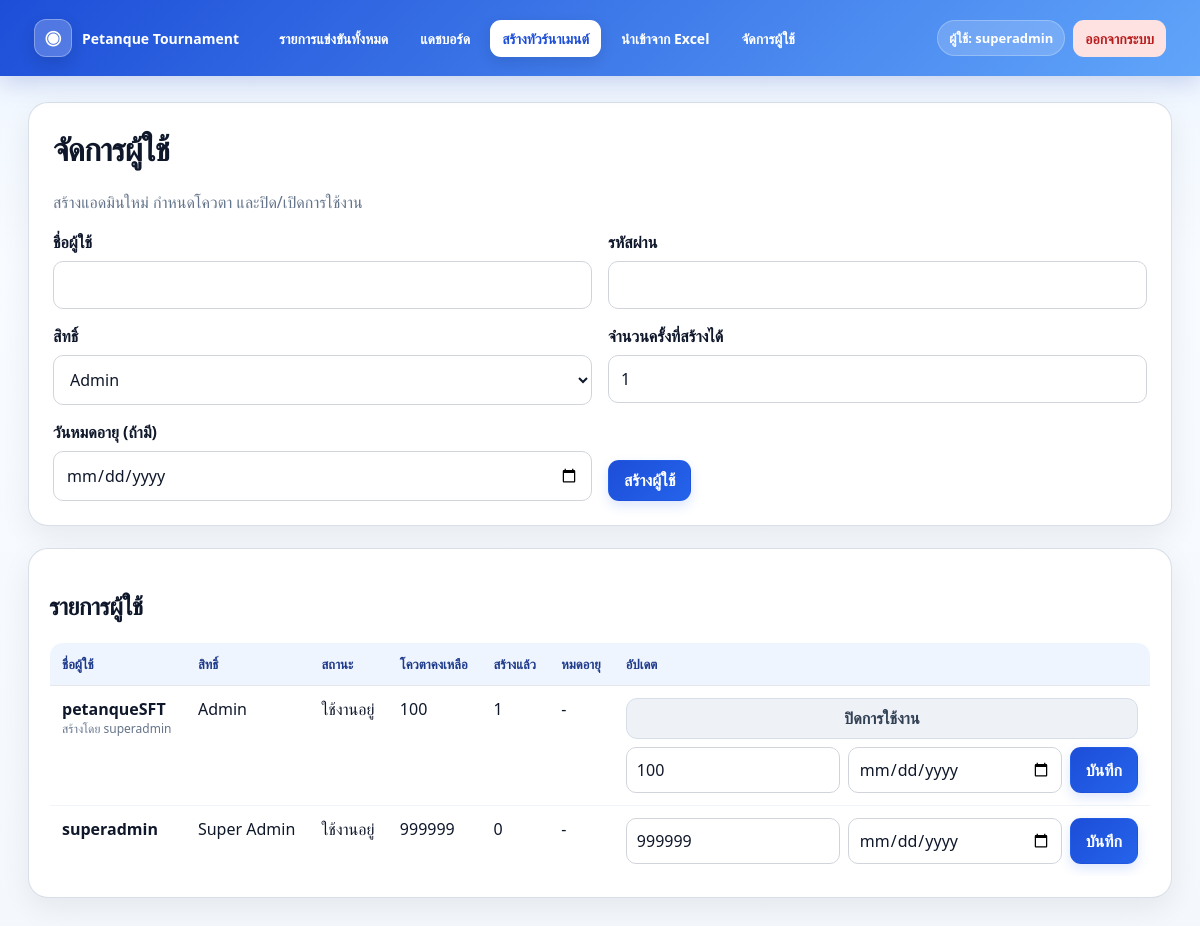
The app's page /users (signed in) with its own data.
### tables this page shows
CREATE TABLE users (
            id INTEGER PRIMARY KEY AUTOINCREMENT,
            username TEXT UNIQUE NOT NULL,
            password_hash TEXT NOT NULL,
            role TEXT NOT NULL CHECK(role IN ('super_admin', 'admin')),
            created_by INTEGER,
            is_active INTEGER NOT NULL DEFAULT 1,
            create_quota INTEGER NOT NULL DEFAULT 0,
            created_count INTEGER NOT NULL DEFAULT 0,
            expires_at TEXT,
            created_at TEXT NOT NULL,
            updated_at TEXT NOT NULL,
            FOREIGN KEY(created_by) REFERENCES users(id)
        );

### app.py (the view, shortened to what this page needs)
@app.route("/users", methods=["GET", "POST"])
@role_required("super_admin")
def manage_users():
    db = get_db()
    users = db.execute(
        """
        SELECT u.*, c.username AS creator_name
        FROM users u LEFT JOIN users c ON c.id = u.created_by
        ORDER BY u.id DESC
        """
    ).fetchall()
    return render_template("users.html", users=users)

### app.py (called while the page is built)
def table_exists(db, table_name):
    if isinstance(db, PostgresConnection):
        row = db.execute(
            "SELECT table_name FROM information_schema.tables WHERE table_schema = current_schema() AND table_name = ?",
            (table_name,),
        ).fetchone()
        return row is not None
    row = db.execute(
        "SELECT name FROM sqlite_master WHERE type = 'table' AND name = ?",
        (table_name,),
    ).fetchone()
    return row is not None

def table_columns(db, table_name):
    if isinstance(db, PostgresConnection):
        rows = db.execute(
            "SELECT column_name FROM information_schema.columns WHERE table_schema = current_schema() AND table_name = ?",
            (table_name,),
        ).fetchall()
        return {row["column_name"] for row in rows}
    return {row[1] for row in db.execute(f"PRAGMA table_info({table_name})").fetchall()}

def get_db():
    if "db" not in g:
        if DATABASE_URL:
            g.db = PostgresConnection(DATABASE_URL)
            if not table_exists(g.db, "tournament_rounds"):
                init_db(g.db)
                migrate_sqlite_data(DATABASE, g.db)
            else:
                ensure_runtime_schema(g.db)
        else:
            g.db = sqlite3.connect(DATABASE)
            g.db.row_factory = sqlite3.Row
            ensure_runtime_schema(g.db)
    return g.db

def current_user():
    uid = session.get("user_id")
    if not uid:
        return None
    return get_db().execute("SELECT * FROM users WHERE id = ?", (uid,)).fetchone()

def role_required(*roles):
    def decorator(view):
        @wraps(view)
        def wrapped(*args, **kwargs):
            user = current_user()
            if not user:
                flash("กรุณาเข้าสู่ระบบก่อน", "error")
                return redirect(url_for("login"))
            if user["role"] not in roles:
                flash("คุณไม่มีสิทธิ์ใช้งานหน้านี้", "error")
                return redirect(url_for("dashboard"))
            return view(*args, **kwargs)
        return wrapped
    return decorator

@app.context_processor
def inject_user():
    return {
        "current_user": current_user(),
        "competition_type_label": competition_type_label,
        "group_label": group_label,
        "stage_can_edit": stage_is_editable,
    }

### templates/users.html (shortened to what this page needs)
{% extends "base.html" %}
{% block content %}
<div class="page-grid">
    <div class="card" style="padding:24px;">
        <h1 style="margin-top:0;">จัดการผู้ใช้</h1>
        <p class="muted-text">สร้างแอดมินใหม่ กำหนดโควตา และปิด/เปิดการใช้งาน</p>
        <form method="post" style="display:grid; grid-template-columns:repeat(2, minmax(220px, 1fr)); gap:16px; margin-top:18px;">
            <div>
                <label style="display:block; font-weight:700; margin-bottom:8px;">ชื่อผู้ใช้</label>
                <input type="text" name="username" required style="width:100%; padding:12px; border:1px solid #d1d5db; border-radius:10px;">
            </div>
            <div>
                <label style="display:block; font-weight:700; margin-bottom:8px;">รหัสผ่าน</label>
                <input type="text" name="password" required style="width:100%; padding:12px; border:1px solid #d1d5db; border-radius:10px;">
            </div>
            <div>
                <label style="display:block; font-weight:700; margin-bottom:8px;">สิทธิ์</label>
                <select name="role" style="width:100%; padding:12px; border:1px solid #d1d5db; border-radius:10px;">
                    <option value="admin">Admin</option>
                </select>
            </div>
            <div>
                <label style="display:block; font-weight:700; margin-bottom:8px;">จำนวนครั้งที่สร้างได้</label>
                <input type="number" name="create_quota" min="0" value="1" style="width:100%; padding:12px; border:1px solid #d1d5db; border-radius:10px;">
            </div>
            <div>
                <label style="display:block; font-weight:700; margin-bottom:8px;">วันหมดอายุ (ถ้ามี)</label>
                <input type="date" name="expires_at" style="width:100%; padding:12px; border:1px solid #d1d5db; border-radius:10px;">
            </div>
            <div style="display:flex; align-items:end;">
                <button type="submit" class="btn btn-primary">สร้างผู้ใช้</button>
            </div>
        </form>
    </div>
    <div class="card" style="padding:20px;">
        <h2 class="section-title">รายการผู้ใช้</h2>
        {% if users %}
        <div style="overflow-x:auto;">
            <table style="border-collapse:collapse;">
                <thead>
                    <tr>
                        <th style="text-align:left; padding:12px; border-bottom:1px solid #e5e7eb;">ชื่อผู้ใช้</th>
                        <th style="text-align:left; padding:12px; border-bottom:1px solid #e5e7eb;">สิทธิ์</th>
                        <th style="text-align:left; padding:12px; border-bottom:1px solid #e5e7eb;">สถานะ</th>
                        <th style="text-align:left; padding:12px; border-bottom:1px solid #e5e7eb;">โควตาคงเหลือ</th>
                        <th style="text-align:left; padding:12px; border-bottom:1px solid #e5e7eb;">สร้างแล้ว</th>
                        <th style="text-align:left; padding:12px; border-bottom:1px solid #e5e7eb;">หมดอายุ</th>
                        <th style="text-align:left; padding:12px; border-bottom:1px solid #e5e7eb;">อัปเดต</th>
                    </tr>
                </thead>
                <tbody>
                    {% for user in users %}
                    <tr>
                        <td style="padding:12px; border-bottom:1px solid #f1f5f9;">
                            <strong>{{ user.username }}</strong>
                            {% if user.creator_name %}
                            <div class="muted-text" style="font-size:12px;">สร้างโดย {{ user.creator_name }}</div>
                            {% endif %}
                        </td>
                        <td style="padding:12px; border-bottom:1px solid #f1f5f9;">
                            {{ 'Super Admin' if user.role == 'super_admin' else 'Admin' }}
                        </td>
                        <td style="padding:12px; border-bottom:1px solid #f1f5f9;">
                            {% if user.is_active %}ใช้งานอยู่{% else %}ปิดใช้งาน{% endif %}
                        </td>
                        <td style="padding:12px; border-bottom:1px solid #f1f5f9;">{{ user.create_quota }}</td>
                        <td style="padding:12px; border-bottom:1px solid #f1f5f9;">{{ user.created_count }}</td>
                        <td style="padding:12px; border-bottom:1px solid #f1f5f9;">{{ user.expires_at or '-' }}</td>
                        <td style="padding:12px; border-bottom:1px solid #f1f5f9;">
                            <div style="display:flex; flex-direction:column; gap:8px; min-width:230px;">
                                {% if user.role != 'super_admin' %}
                                <form method="post" action="{{ url_for('toggle_user', user_id=user.id) }}">
                                    <button type="submit" class="btn btn-secondary" style="width:100%;">
                                        {% if user.is_active %}ปิดการใช้งาน{% else %}เปิดการใช้งาน{% endif %}
                                    </button>
                                </form>
                                {% endif %}
                                <form method="post" action="{{ url_for('update_user_quota', user_id=user.id) }}" style="display:flex; gap:8px; flex-wrap:wrap;">
                                    <input type="number" name="create_quota" min="0" value="{{ user.create_quota }}"
                                           style="flex:1; min-width:90px; padding:10px; border:1px solid #d1d5db; border-radius:10px;">
                                    <input type="date" name="expires_at" value="{{ user.expires_at or '' }}"
                                           style="flex:1; min-width:120px; padding:10px; border:1px solid #d1d5db; border-radius:10px;">
                                    <button type="submit" class="btn btn-primary">บันทึก</button>
                                </form>
                            </div>
                        </td>
                    </tr>
                    {% endfor %}
                </tbody>
            </table>
        </div>
        {% else %}
        <div class="empty-state">ยังไม่มีผู้ใช้</div>
        {% endif %}
    </div>
</div>
{% endblock %}

### templates/base.html (shortened to what this page needs)
<!doctype html>
<html lang="th">
<head>
</head>
<body>
  <div class="nav">
    <a class="nav-brand" href="{{ url_for('home') }}"><span class="brand-badge">◉</span><span>Petanque Tournament</span></a>
    <a href="{{ url_for('home') }}">รายการแข่งขันทั้งหมด</a>
    {% if current_user %}
      <a href="{{ url_for('dashboard') }}">แดชบอร์ด</a>
      <a class="primary-link" href="{{ url_for('create_tournament') }}">สร้างทัวร์นาเมนต์</a>
      <a href="{{ url_for('import_events') }}">นำเข้าจาก Excel</a>
      {% if current_user['role'] == 'super_admin' %}
      <a href="{{ url_for('manage_users') }}">จัดการผู้ใช้</a>
      {% endif %}
      <span class="user-pill">ผู้ใช้: {{ current_user['username'] }}</span>
      <a class="logout-link" href="{{ url_for('logout') }}">ออกจากระบบ</a>
    {% else %}
      <span class="spacer"></span>
      <a class="primary-link" href="{{ url_for('login') }}">เข้าสู่ระบบ</a>
    {% endif %}
  </div>
  <div class="wrap">
    {% block content %}{% endblock %}
  </div>
</body>
</html>

### templates/base.html (style rules this page uses)
:root { --blue:#2563eb;--blue-dark:#1d4ed8;--sky:#60a5fa;--ink:#0f172a;--muted:#64748b;--line:#dbe3ef;--surface:#fff;--bg:#f4f8ff;--green:#059669;--red:#dc2626 }
* { box-sizing:border-box }
html { scroll-behavior:smooth }
body { font-family:system-ui,-apple-system,BlinkMacSystemFont,'Segoe UI',sans-serif;background:linear-gradient(180deg,#eef6ff 0,#f8fbff 260px,#f4f7fb 100%);margin:0;color:var(--ink);min-height:100vh }
a { color:inherit }
.nav { position:sticky;top:0;z-index:1000;background:linear-gradient(135deg,var(--blue-dark),var(--sky));color:#fff;padding:10px clamp(14px,3vw,34px);display:flex;gap:8px;align-items:center;flex-wrap:wrap;box-shadow:0 6px 24px rgba(30,64,175,.22) }
.nav-brand { display:flex!important;align-items:center;gap:10px;margin-right:8px;background:transparent!important;padding-left:0!important;font-size:17px;font-weight:900 }
.brand-badge { display:inline-grid;place-items:center;width:38px;height:38px;border-radius:12px;background:rgba(255,255,255,.22);border:1px solid rgba(255,255,255,.3);box-shadow:0 7px 16px rgba(15,23,42,.14);font-size:20px }
.nav a { color:#fff;text-decoration:none;padding:9px 12px;border-radius:11px;background:transparent;font-weight:750;font-size:14px;transition:background .18s ease,transform .18s ease }
.nav a.primary-link { background:#fff;color:var(--blue-dark);box-shadow:0 5px 14px rgba(15,23,42,.12) }
.nav a.logout-link { background:#fee2e2;color:#b91c1c }
.user-pill { display:inline-flex;align-items:center;gap:7px;padding:8px 11px;border-radius:999px;background:rgba(255,255,255,.18);border:1px solid rgba(255,255,255,.25);font-size:13px;font-weight:800;white-space:nowrap }
.wrap { max-width:1320px;margin:0 auto;padding:26px clamp(14px,3vw,28px) 48px }
.card { background:rgba(255,255,255,.96);border:1px solid rgba(203,213,225,.75);border-radius:20px;padding:22px;box-shadow:0 10px 30px rgba(15,23,42,.07);margin-bottom:20px }
.card h1,.card h2,.section-title { letter-spacing:-.025em }
.page-grid { display:grid;gap:2px }
.muted,.muted-text { color:var(--muted) }
.btn { display:inline-flex;align-items:center;justify-content:center;gap:6px;border:1px solid transparent;border-radius:11px;padding:10px 15px;background:linear-gradient(135deg,var(--blue-dark),var(--blue));color:#fff!important;text-decoration:none;cursor:pointer;font:inherit;font-weight:800;line-height:1.2;box-shadow:0 5px 12px rgba(37,99,235,.16);transition:transform .15s ease,box-shadow .15s ease,filter .15s ease }
.btn.secondary,.btn-secondary { background:#eef2f7;color:#334155!important;border-color:#d6deea;box-shadow:none }
.btn-primary { background:linear-gradient(135deg,var(--blue-dark),var(--blue)) }
input,textarea,select { width:100%;padding:11px 13px;border:1px solid #cbd5e1;border-radius:11px;box-sizing:border-box;background:#fff;color:var(--ink);font:inherit;transition:border .15s ease,box-shadow .15s ease }
table { width:100%;border-collapse:separate;border-spacing:0;background:#fff;border:1px solid var(--line);border-radius:14px;overflow:hidden }
th,td { border:0;border-bottom:1px solid #e8edf4;padding:11px;vertical-align:top }
th { background:#eef5ff;color:#1e3a8a;font-size:13px;font-weight:900;text-transform:none }
tbody tr:last-child td { border-bottom:0 }

### records on screen
users: username "superadmin", role "Super Admin", is_active "ใช้งานอยู่", create_quota "999999", created_count "0", expires_at "-"
users: username "petanqueSFT", creator_name "superadmin", role "Admin", is_active "ใช้งานอยู่", create_quota "100", created_count "1", expires_at "-"
